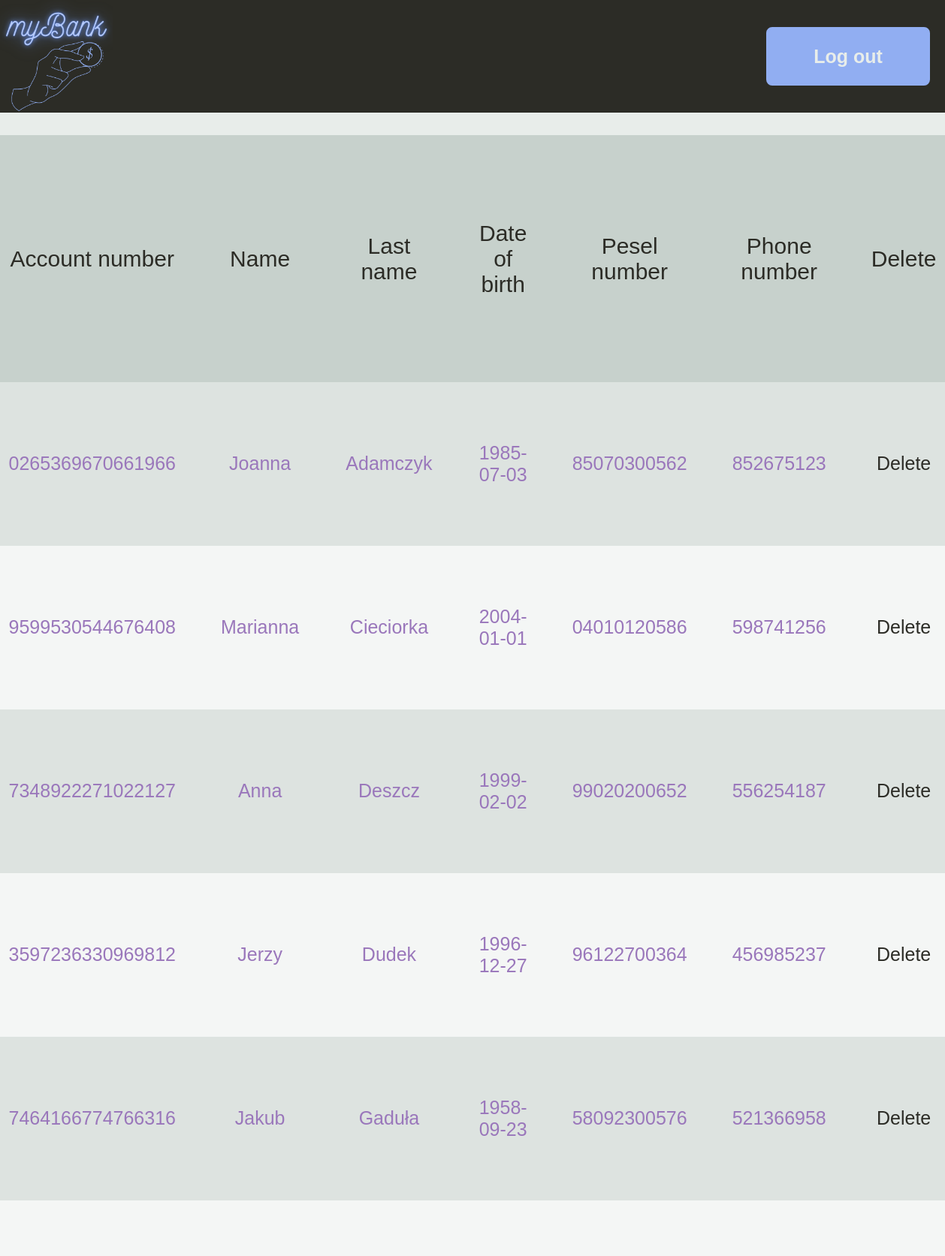
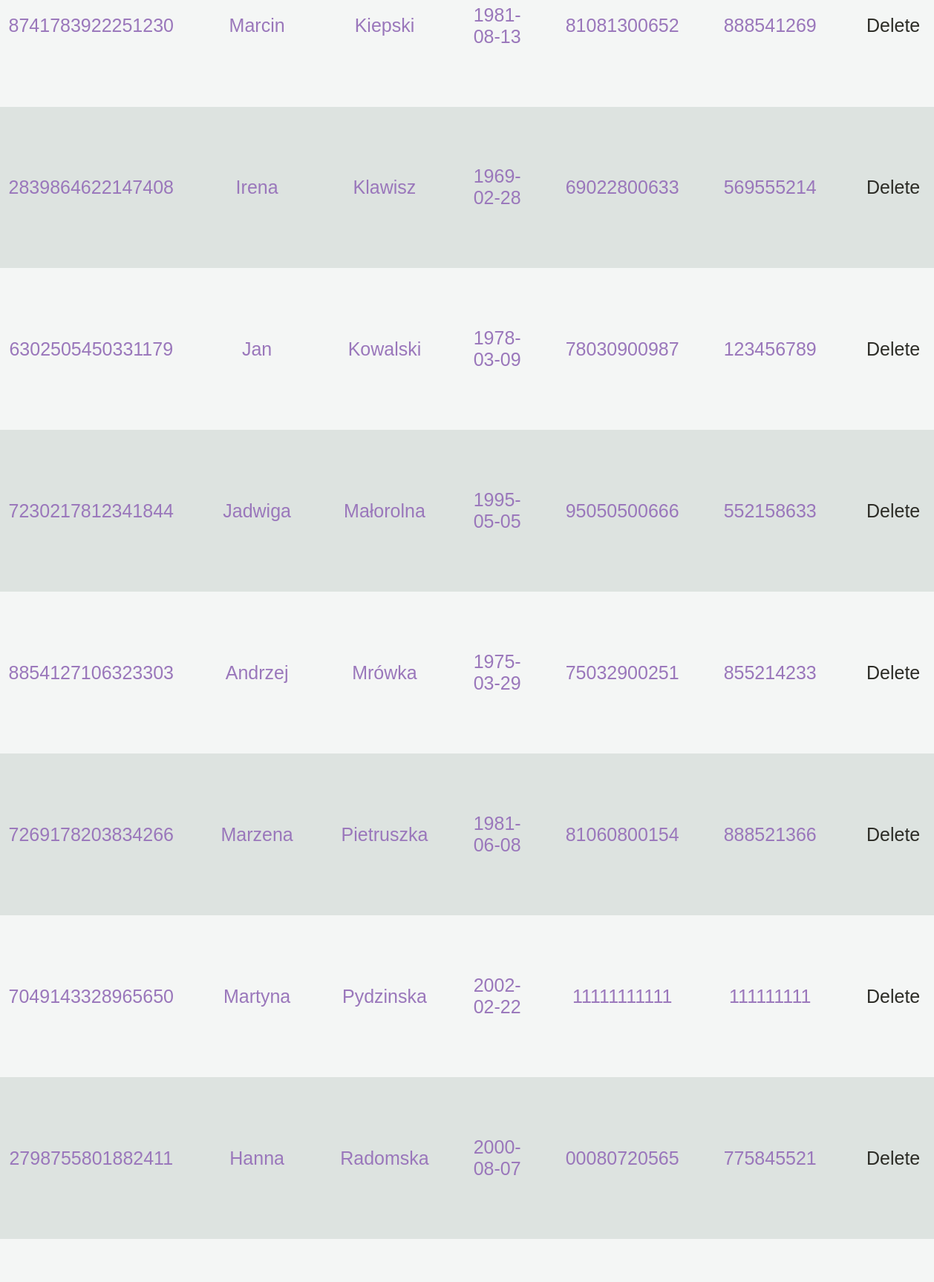
The page /mybank/adminpanel.php (signed in, upper part) on the database its author committed (2 pictures, top to bottom).
### tables this page shows
CREATE TABLE `customer` (
  `id` int(11) NOT NULL,
  `name` varchar(20) NOT NULL,
  `last_name` varchar(20) NOT NULL,
  `dob` date NOT NULL,
  `pesel` varchar(11) NOT NULL,
  `phone_no` varchar(9) NOT NULL,
  `sex` varchar(1) NOT NULL
);

CREATE TABLE `customer_info` (
  `acc_no` varchar(8) NOT NULL,
  `bank_no` varchar(16) NOT NULL,
  `pesel` varchar(11) NOT NULL,
  `password` varchar(200) NOT NULL
);

### mybank/adminpanel.php (the view, shortened to what this page needs)
<!DOCTYPE html>
<html lang="pl" dir="ltr">
  <head>
    <link rel="stylesheet" href="style1.css">
    <link rel="stylesheet" href="style3.css">
  </head>
  <body>
    <div class="container">
    <?php
    require 'scripts/connect.php';
    if (isset($_SESSION["user"])) {
      if ($_SESSION["user"] = 'admin') {
        echo <<< ADMIN
            <div class="header">
              <a href="loginpage.php"><img src="grafika/logo.png" alt="logo"></a>
              <div class="powrot">
                <a href="logoutpage.php">Log out</a>
              </div>
            </div>
            <div class="adminpage">
            <table>
              <tr>
                <th>Account number</th>
                <th>Name</th>
                <th>Last name</th>
                <th>Date of birth</th>
                <th>Pesel number</th>
                <th>Phone number</th>
                <th>Delete</th>
              </tr>
        ADMIN;
            $sql="select bank_no, name, last_name, dob, customer.pesel, phone_no from customer join customer_info on customer.pesel = customer_info.pesel order by last_name;";
            $result=mysqli_query($connect, $sql);
            while ($wynik=mysqli_fetch_assoc($result)) {
              echo <<< TABLE
                <tr>
                  <td>$wynik[bank_no]</td>
                  <td>$wynik[name]</td>
                <td>$wynik[last_name]</td>
                <td>$wynik[dob]</td>
                <td>$wynik[pesel]</td>
                <td>$wynik[phone_no]</td>
                <td><a href="delete.php?acc=$wynik[bank_no]">Delete</a></td>
                </tr>
              TABLE;
            }
            echo <<< END
              </table>
              </div>
            END;
    }
      }
    else{
      header("location: errorpage.php");
    }
     ?>
    </div>
  </body>
</html>

### mybank/style1.css (style rules this page uses)
body { margin: 0px; }
td > a { color: #2C2C26; align-self: center; }
.header { background-color: #2C2C26; height: 150px; width: 100%; display: flex; justify-content: space-between; align-items: center; }
.header >a, a > img, .header > img { height: 150px; width: 150px; }
a, a:active { text-decoration: none; }
.powrot { display: flex; text-align: center; align-items: center; justify-content: center; padding: 5px; height: 60px; width: 200px; border: 4px solid #91AEF2; border-radius: 8px; background-color: #91AEF2; margin-right: 20px; }
.adminpanel > a, .adminpanel > a:active, .powrot > a, .powrot > .a:active { font-size: 25px; font-weight: bolder; font-family: Helvetica, sans-serif; color: #E8EDEA; text-decoration: none; }
.container { background-color: #E8EDEA; display: flex; flex-wrap: wrap; }
.loginpage, .registerpage, .adminpage, .logoutpage { width: 100%; height: 800px; display: flex; }
.registerpage, .adminpage, .logoutpage { justify-content: center; }

### mybank/style3.css (style rules this page uses)
body { margin: 0px; }
.header { background-color: #2C2C26; height: 150px; width: 100%; display: flex; justify-content: space-between; align-items: center; }
a, a:active { font-size: 25px; font-weight: bolder; font-family: Helvetica, sans-serif; color: #E8EDEA; text-decoration: none; }
.container { background-color: #E8EDEA; display: flex; flex-direction: column; flex-wrap: wrap; }
table { border: 1px solid #C7D1CC; border-collapse: collapse; }
th { font-size: 45px; font-weight: bolder; font-family: Helvetica, sans-serif; color: #2C2C26; text-align: left; }
td { color: #9A77BB; font-size: 40px; }
th, td { padding: 15px; padding-left: 30px; padding-right: 30px; font-weight: lighter; font-family: Helvetica, sans-serif; }
tr > td:nth-of-type(4) { text-align: right; }
tr { background-color: #F4F6F5; }
tr:first-of-type { background-color: #C7D1CC; }
table tr:nth-child(even) { background-color: #DDE3E0; }

### mybank/adminpanel.php (style rules this page uses)
.adminpage { height: 4000px; }
table { height: 90%; margin: 30px; }
tr { height: 30px; }
th { text-align: center; font-size: 30px; }
td { text-align: center; font-size: 25px; }

### rows shown on the page
customer: pesel.bank_no "0265369670661966", name "Joanna", last_name "Adamczyk", dob "1985-07-03", pesel "85070300562", phone_no "852675123"
customer: pesel.bank_no "9599530544676408", name "Marianna", last_name "Cieciorka", dob "2004-01-01", pesel "04010120586", phone_no "598741256"
customer: pesel.bank_no "7348922271022127", name "Anna", last_name "Deszcz", dob "1999-02-02", pesel "99020200652", phone_no "556254187"
customer: pesel.bank_no "3597236330969812", name "Jerzy", last_name "Dudek", dob "1996-12-27", pesel "96122700364", phone_no "456985237"
customer: pesel.bank_no "7464166774766316", name "Jakub", last_name "Gaduła", dob "1958-09-23", pesel "58092300576", phone_no "521366958"
customer: pesel.bank_no "8741783922251230", name "Marcin", last_name "Kiepski", dob "1981-08-13", pesel "81081300652", phone_no "888541269"
customer: pesel.bank_no "2839864622147408", name "Irena", last_name "Klawisz", dob "1969-02-28", pesel "69022800633", phone_no "569555214"
customer: pesel.bank_no "6302505450331179", name "Jan", last_name "Kowalski", dob "1978-03-09", pesel "78030900987", phone_no "123456789"
customer: pesel.bank_no "7230217812341844", name "Jadwiga", last_name "Małorolna", dob "1995-05-05", pesel "95050500666", phone_no "552158633"
customer: pesel.bank_no "8854127106323303", name "Andrzej", last_name "Mrówka", dob "1975-03-29", pesel "75032900251", phone_no "855214233"
customer: pesel.bank_no "7269178203834266", name "Marzena", last_name "Pietruszka", dob "1981-06-08", pesel "81060800154", phone_no "888521366"
customer: pesel.bank_no "7049143328965650", name "Martyna", last_name "Pydzinska", dob "2002-02-22", pesel "11111111111", phone_no "111111111"
customer: pesel.bank_no "2798755801882411", name "Hanna", last_name "Radomska", dob "2000-08-07", pesel "00080720565", phone_no "775845521"
